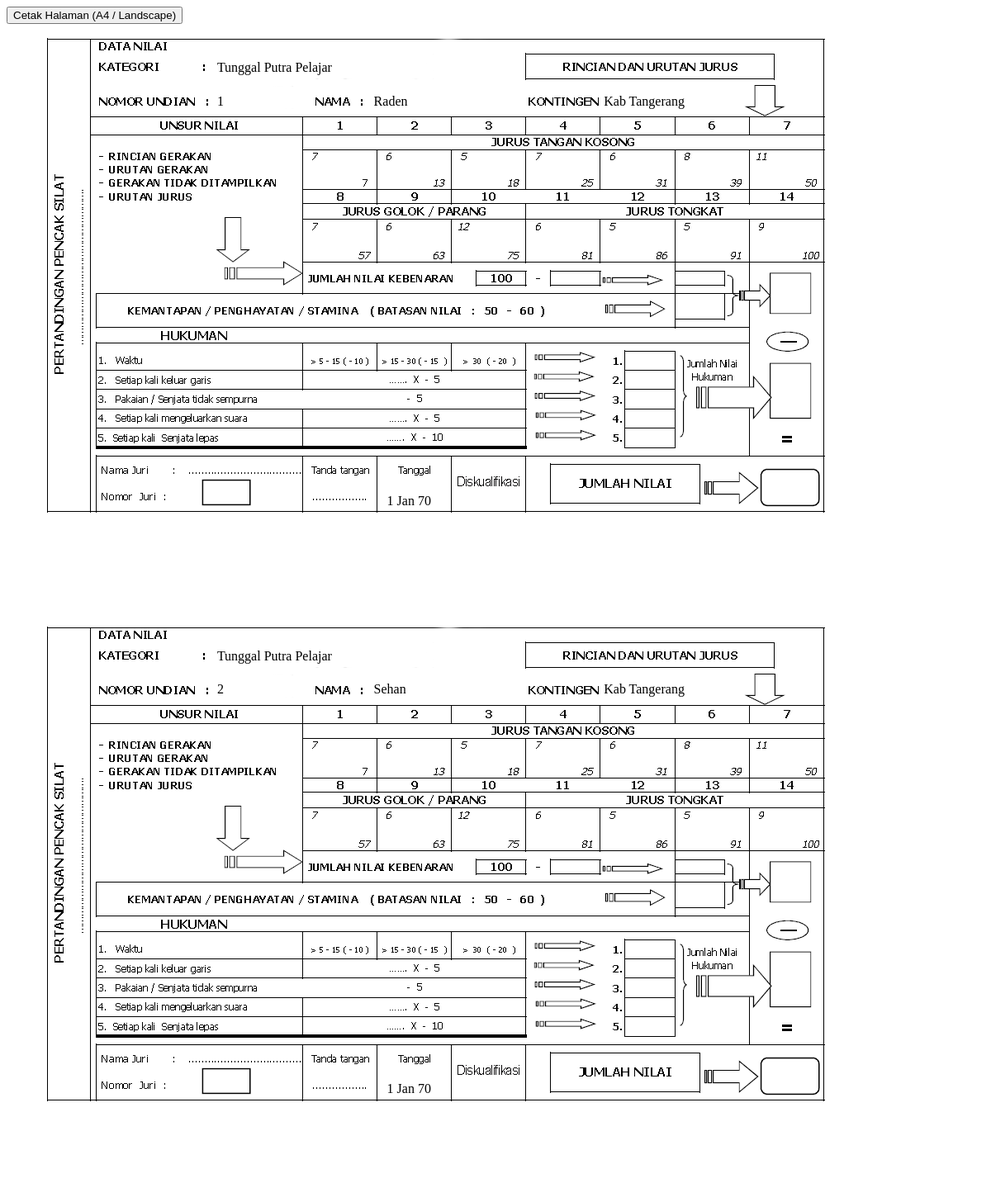
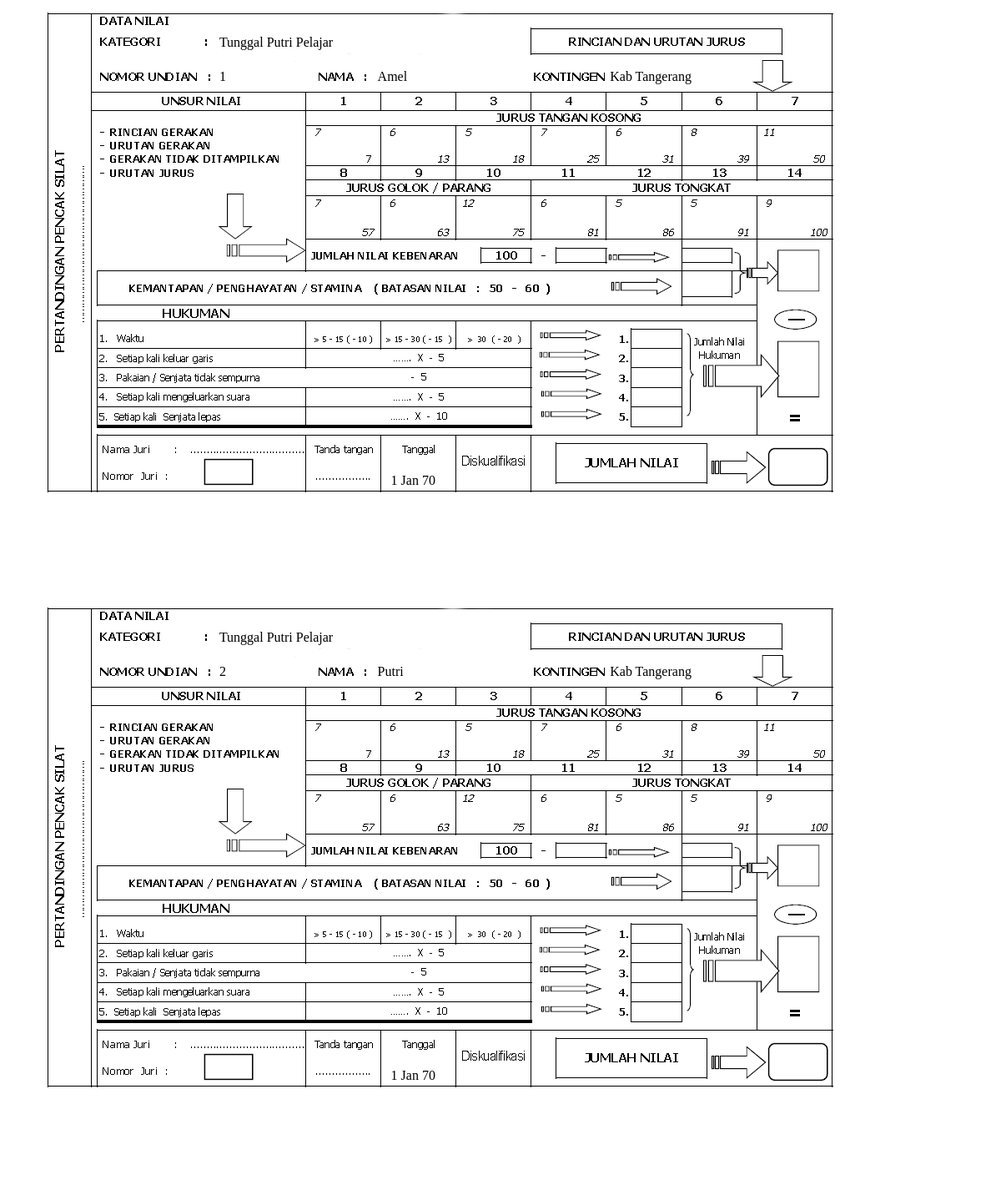
The app's page /backend/admin_do_nilai_tunggal.php (signed in) with its own data (2 pictures, top to bottom).
### tables this page shows
CREATE TABLE `jadwal_tgr` (
  `id_partai` int(11) NOT NULL,
  `kategori` varchar(15) NOT NULL,
  `golongan` varchar(55) NOT NULL,
  `noundian` varchar(4) NOT NULL,
  `nama` varchar(55) NOT NULL,
  `kontingen` varchar(55) NOT NULL
);

### backend/admin_do_nilai_tunggal.php (the view, shortened to what this page needs)
<?php
  if(isset($_SESSION["userID"]) ) {
  $tgl = mysql_real_escape_string($_POST["tgl"]);
  $tanggal = date("j M y", strtotime($tgl));
  $sqljadwaltgr = "SELECT * FROM jadwal_tgr
          WHERE
          kategori = 'Tunggal'
          ORDER BY id_partai ASC";
  $jadwal_tgr = mysql_query($sqljadwaltgr);
?>
<!DOCTYPE html PUBLIC "-//W3C//DTD XHTML 1.0 Transitional//EN" "http://www.w3.org/TR/xhtml1/DTD/xhtml1-transitional.dtd">
<html xmlns="http://www.w3.org/1999/xhtml">
<head>
</head>
<body>
<div class="non-printable"><button onclick="window.print()">Cetak Halaman (A4 / Landscape)</button></div>
<?php while($jadwal = mysql_fetch_array($jadwal_tgr)) { ?>
<div class="background">
<table border="0" width="100%">
  <tr height="57">
    <td width="23%"></td>
    <td colspan="3"><?php echo $jadwal['kategori'].' '.$jadwal['golongan']; ?></td>
  </tr>
  <tr>
    <td></td>
    <td width="19%"><?php echo $jadwal['noundian']; ?></td>
    <td width="28%"><?php echo $jadwal['nama']; ?></td>
    <td><?php echo $jadwal['kontingen']; ?></td>
  </tr>
  <tr height="460">
    <td></td>
    <td></td>
    <td></td>
    <td></td>
  </tr>
  <tr>
    <td></td>
    <td></td>
    <td>&emsp;<?php echo $tanggal; ?></td>
    <td></td>
    <td></td>
  </tr>
</table>
</div>
<?php } ?>
</body>
</html>
<?php
  }
  else {
    header("location:index.php");
  }
?>

### backend/admin_do_nilai_tunggal.php (style rules this page uses)
.background { margin-left:1em; margin-top:1em; width: 1000px; height: 690px; padding-left:5pt; padding-top:5pt; background: url("images/formnilai_tunggal.png") top no-repeat; }

### records on screen
jadwal_tgr: kategori "Tunggal", golongan "Putra Pelajar", noundian "1", nama "Raden", kontingen "Kab Tangerang"
jadwal_tgr: kategori "Tunggal", golongan "Putra Pelajar", noundian "2", nama "Sehan", kontingen "Kab Tangerang"
jadwal_tgr: kategori "Tunggal", golongan "Putri Pelajar", noundian "1", nama "Amel", kontingen "Kab Tangerang"
jadwal_tgr: kategori "Tunggal", golongan "Putri Pelajar", noundian "2", nama "Putri", kontingen "Kab Tangerang"
